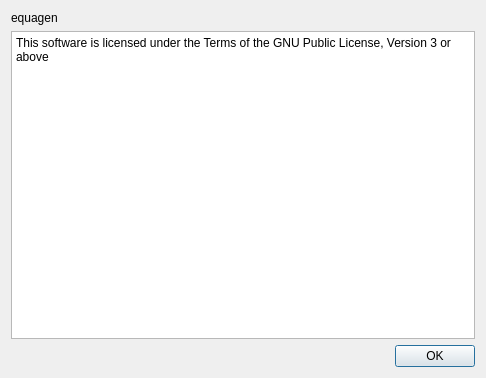
<?xml version="1.0" encoding="UTF-8"?>
<ui version="4.0">
 <class>AboutDialog</class>
 <widget class="QDialog" name="AboutDialog">
  <property name="geometry">
   <rect>
    <x>0</x>
    <y>0</y>
    <width>486</width>
    <height>378</height>
   </rect>
  </property>
  <property name="windowTitle">
   <string>About</string>
  </property>
  <layout class="QVBoxLayout" name="verticalLayout">
   <item>
    <widget class="QLabel" name="label">
     <property name="styleSheet">
      <string notr="true">font: 26pt &quot;Serif&quot;;</string>
     </property>
     <property name="text">
      <string>equagen</string>
     </property>
    </widget>
   </item>
   <item>
    <widget class="QPlainTextEdit" name="plainTextEdit">
     <property name="frameShape">
      <enum>QFrame::StyledPanel</enum>
     </property>
     <property name="frameShadow">
      <enum>QFrame::Plain</enum>
     </property>
     <property name="undoRedoEnabled">
      <bool>false</bool>
     </property>
     <property name="readOnly">
      <bool>true</bool>
     </property>
     <property name="plainText">
      <string>This software is licensed under the Terms of the GNU Public License, Version 3 or above</string>
     </property>
     <property name="backgroundVisible">
      <bool>false</bool>
     </property>
    </widget>
   </item>
   <item>
    <layout class="QHBoxLayout" name="horizontalLayout">
     <item>
      <spacer name="horizontalSpacer">
       <property name="orientation">
        <enum>Qt::Horizontal</enum>
       </property>
       <property name="sizeHint" stdset="0">
        <size>
         <width>40</width>
         <height>20</height>
        </size>
       </property>
      </spacer>
     </item>
     <item>
      <widget class="QPushButton" name="buttonOk">
       <property name="text">
        <string>OK</string>
       </property>
      </widget>
     </item>
    </layout>
   </item>
  </layout>
  <action name="actionButtonOk">
   <property name="text">
    <string>OK</string>
   </property>
  </action>
 </widget>
 <resources/>
 <connections>
  <connection>
   <sender>buttonOk</sender>
   <signal>clicked()</signal>
   <receiver>actionButtonOk</receiver>
   <slot>trigger()</slot>
   <hints>
    <hint type="sourcelabel">
     <x>433</x>
     <y>354</y>
    </hint>
    <hint type="destinationlabel">
     <x>-1</x>
     <y>-1</y>
    </hint>
   </hints>
  </connection>
 </connections>
</ui>
